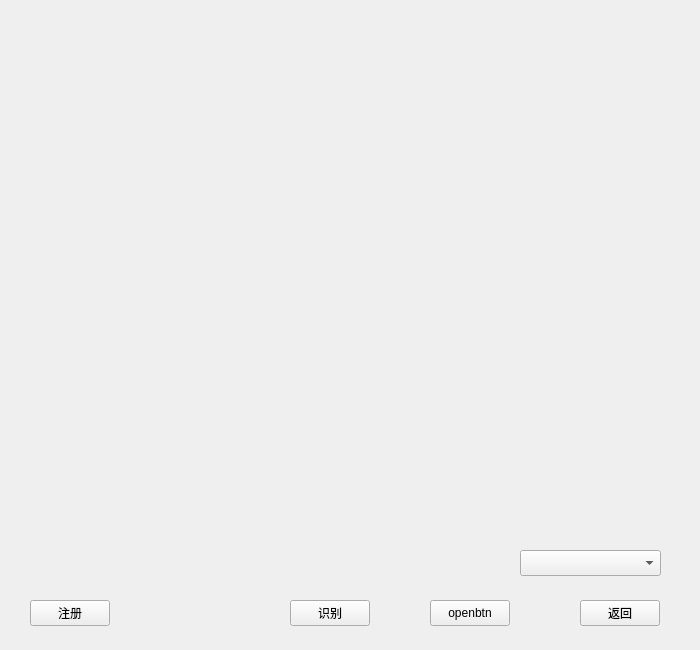
<?xml version="1.0" encoding="UTF-8"?>
<ui version="4.0">
 <class>FaceFormUtility</class>
 <widget class="QWidget" name="FaceFormUtility">
  <property name="geometry">
   <rect>
    <x>0</x>
    <y>0</y>
    <width>700</width>
    <height>650</height>
   </rect>
  </property>
  <property name="windowTitle">
   <string>Form</string>
  </property>
  <widget class="QLabel" name="labelCamera">
   <property name="geometry">
    <rect>
     <x>180</x>
     <y>70</y>
     <width>351</width>
     <height>401</height>
    </rect>
   </property>
   <property name="text">
    <string/>
   </property>
  </widget>
  <widget class="QPushButton" name="pushButtoncencle">
   <property name="geometry">
    <rect>
     <x>580</x>
     <y>600</y>
     <width>80</width>
     <height>26</height>
    </rect>
   </property>
   <property name="text">
    <string>返回</string>
   </property>
  </widget>
  <widget class="QPushButton" name="pushButtonCapture">
   <property name="geometry">
    <rect>
     <x>30</x>
     <y>600</y>
     <width>80</width>
     <height>26</height>
    </rect>
   </property>
   <property name="text">
    <string>注册</string>
   </property>
  </widget>
  <widget class="QComboBox" name="comboBox">
   <property name="geometry">
    <rect>
     <x>520</x>
     <y>550</y>
     <width>141</width>
     <height>26</height>
    </rect>
   </property>
  </widget>
  <widget class="QPushButton" name="openbtn">
   <property name="geometry">
    <rect>
     <x>430</x>
     <y>600</y>
     <width>80</width>
     <height>26</height>
    </rect>
   </property>
   <property name="text">
    <string>openbtn</string>
   </property>
  </widget>
  <widget class="QPushButton" name="pushButtonrecognize">
   <property name="geometry">
    <rect>
     <x>290</x>
     <y>600</y>
     <width>80</width>
     <height>26</height>
    </rect>
   </property>
   <property name="text">
    <string>识别</string>
   </property>
  </widget>
  <widget class="QLabel" name="labelfacestatus">
   <property name="geometry">
    <rect>
     <x>260</x>
     <y>500</y>
     <width>171</width>
     <height>18</height>
    </rect>
   </property>
   <property name="text">
    <string/>
   </property>
  </widget>
 </widget>
 <resources/>
 <connections/>
</ui>
